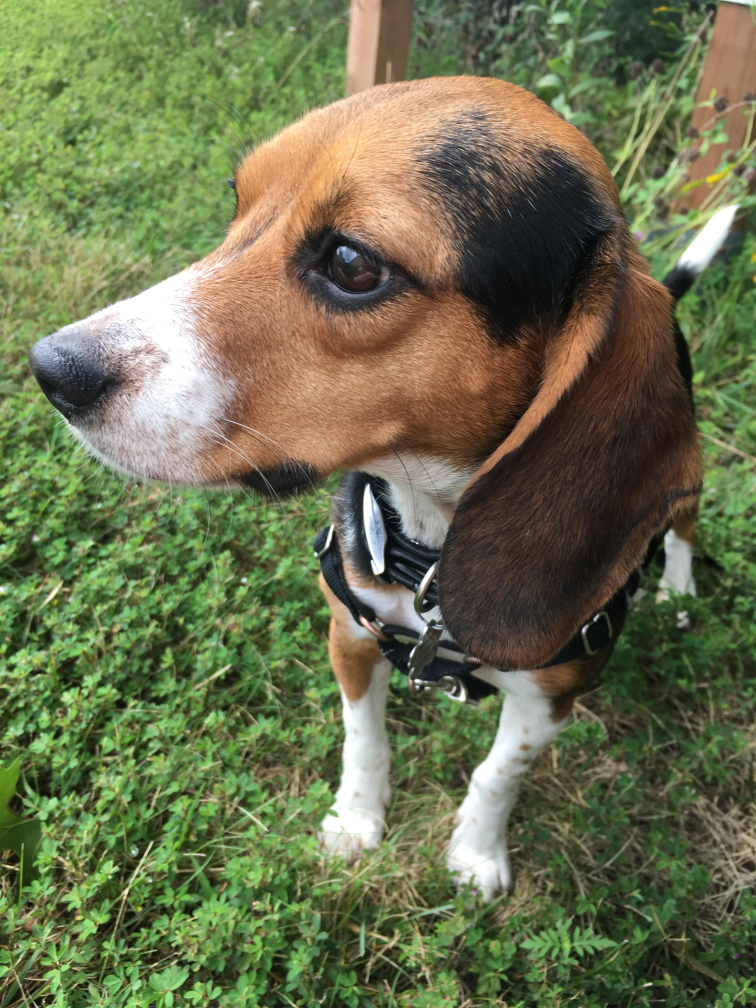
#> input picture Ascii/Photo-Ascii/7t62pp62owk31.jpg.png, 3024 x 4032 px (shown at 1/4 size)
$ python main_img.py --input 7t62pp62owk31.jpg.png
#> lines starting #> are read from the running program, lines starting #| are printed output that depends on the picture
from PIL import Image
import numpy as np
import argparse
import os

def img_resizer(img, new_width=80):
    """
    Resize the image based on the new width
    """

    w, h = img.size

    assert w > new_width, "New width can't be greater than old width"

    ratio = h / w

    new_height = int(ratio * new_width)

    resized_img = img.resize((new_width, new_height))

    return resized_img

def img_to_ascii(img, ASCII, output=None):
    """
    Convert image to ASCII characters
    """

    ascii_img = []
    img_arr = np.array(img)

    for ind, i in enumerate(img_arr):
        ascii_img.append('')
        for j in i:
            indx = (j * (len(ASCII)-1)) // 255
            ascii_char = ASCII[indx]
            ascii_img[ind] += ascii_char
        ascii_img[ind] += '\n'

    if output:
        if os.path.isdir(output):
            output_path = os.path.join(output, 'beagle.html')
        else:
            print(f"The output path: ''{output}'' doesn't exist: the file will be saved on your current folder")
            current_path = os.path.abspath(os.curdir)
            output_path = os.path.join(current_path, "beagle.html")

        with open(output_path, 'w') as f:
            f.write('<span style="display:block;line-height:8px; font-size: 10px; font-weight:bold;white-space:pre;font-family: monospace;color: black; background: white;">\n')
            f.writelines(ascii_img)
            f.write('</span>')
    else:
        with open('beagle.html', 'w') as f:
            f.write('<span style="display:block;line-height:8px; font-size: 10px; font-weight:bold;white-space:pre;font-family: monospace;color: black; background: white;">\n')
            f.writelines(ascii_img)
            f.write('</span>')


def get_args():
    Parser = argparse.ArgumentParser()
    Parser.add_argument('-i', '--input', help='Define the image path on your local machine.', type=str, required=True)
    Parser.add_argument('-w', '--width', help='Define a width for the ASCII Art image', type=int, required=False)
    Parser.add_argument('-o', '--output', help='Define the output path', type=str, required=False)

    return Parser.parse_args()

if __name__ == '__main__':
    args = get_args()
    ASCII = "@%#*+=-:. "
    try:
        img = Image.open(args.input).convert('L')
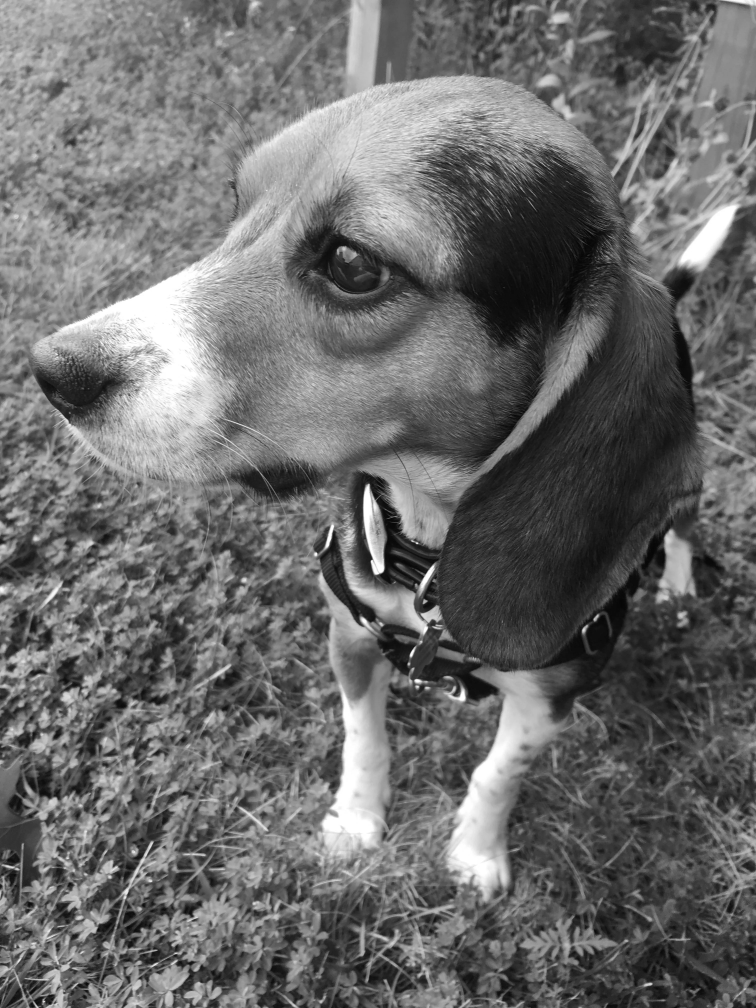
#> img: PIL image 3024x4032 L (shown at 1/4 size); min 0, max 255, mean 107.3

        if args.width:
            resized_img = img_resizer(img, new_width=args.width)
        else:
            resized_img = img_resizer(img, new_width=80)
#> in img_resizer, `resized_img = img.resize((new_width, new_height))`:
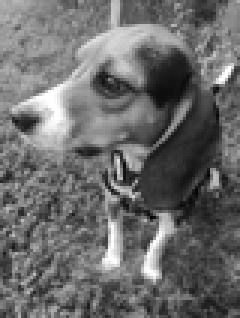
#> resized_img: PIL image 80x106 L (shown 3 times larger); min 3, max 255, mean 107.3

        if args.output:
            img_to_ascii(resized_img, ASCII, args.output)
        else:
            img_to_ascii(resized_img, ASCII)
#> the loop in img_to_ascii, `for ind, i in enumerate(img_arr):` made 106 passes
#> after the loop in img_to_ascii, `for ind, i in enumerate(img_arr):`: ascii_img = 106 items

    except Exception as err:
        print(f"Error {err}")
